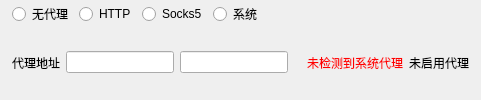
              <widget class="QWidget" name="proxyModeBox" native="true">
               <layout class="QVBoxLayout" name="proxyModeLayout">
                <property name="spacing">
   <number>5</number>
  </property>
                <property name="leftMargin">
                 <number>12</number>
                </property>
                <property name="topMargin">
                 <number>2</number>
                </property>
                <property name="rightMargin">
                 <number>12</number>
                </property>
                <property name="bottomMargin">
                 <number>6</number>
                </property>
                <item>
   <layout class="QHBoxLayout" name="proxyModeRow">
                  <property name="spacing">
     <number>6</number>
    </property>
                  <item>
                   <widget class="QRadioButton" name="proxy_0">
                    <property name="text">
                     <string>无代理</string>
                    </property>
                    <attribute name="buttonGroup">
                     <string notr="true">radioProxyGroup</string>
                    </attribute>
                   </widget>
                  </item>
                  <item>
                   <widget class="QRadioButton" name="proxy_1">
                    <property name="text">
                     <string>HTTP</string>
                    </property>
                    <attribute name="buttonGroup">
                     <string notr="true">radioProxyGroup</string>
                    </attribute>
                   </widget>
                  </item>
                  <item>
                   <widget class="QRadioButton" name="proxy_2">
                    <property name="text">
                     <string>Socks5</string>
                    </property>
                    <attribute name="buttonGroup">
                     <string notr="true">radioProxyGroup</string>
                    </attribute>
                   </widget>
                  </item>
                  <item>
                   <widget class="QRadioButton" name="proxy_3">
                    <property name="text">
                     <string>系统</string>
                    </property>
                    <attribute name="buttonGroup">
                     <string notr="true">radioProxyGroup</string>
                    </attribute>
                   </widget>
                  </item>
<item>
                   <spacer name="proxyModeSpacer">
                    <property name="orientation">
                     <enum>Qt::Horizontal</enum>
                    </property>
                    <property name="sizeHint" stdset="0">
                     <size>
                      <width>20</width>
                      <height>10</height>
                     </size>
                    </property>
                   </spacer>
                  </item>
                 </layout>
  </item>
                <item>
   <layout class="QHBoxLayout" name="proxyAddrRow">
                  <property name="spacing">
     <number>6</number>
    </property>
                  <item>
                   <widget class="QLabel" name="label_13">
                    <property name="text">
                     <string>代理地址</string>
                    </property>
                   </widget>
                  </item>
                  <item>
                   <widget class="QLineEdit" name="httpLine">
                    <property name="toolTip">
                     <string>http://127.0.0.1:10809</string>
                    </property>
                    <property name="placeholderText">
                     <string/>
                    </property>
                   </widget>
                  </item>
                  <item>
                   <widget class="QLineEdit" name="sockEdit">
                    <property name="toolTip">
                     <string>127.0.0.1:10808</string>
                    </property>
                    <property name="placeholderText">
                     <string/>
                    </property>
                   </widget>
                  </item>
                  <item>
                   <widget class="QLabel" name="proxyLabel">
                    <property name="text">
                     <string></string>
                    </property>
                   </widget>
                  </item>
                  <item>
                   <widget class="QLabel" name="checkLabel">
                    <property name="styleSheet">
                     <string notr="true">color:rgb(255, 0, 0)</string>
                    </property>
                    <property name="text">
                     <string>未检测到系统代理</string>
                    </property>
                   </widget>
                  </item>
                  <item>
                   <widget class="QLabel" name="proxyHint">
                    <property name="text">
                     <string>未启用代理</string>
                    </property>
                   </widget>
                  </item>
                 </layout>
  </item>
               </layout>
              </widget>
